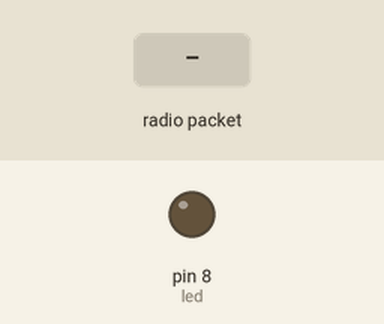
Simulated run of this sketch. Board: Arduino Uno, built with avr-gcc and run on an emulated ATmega328P. Shown: output pins drawn as LEDs (lit = HIGH). Inputs (shaded band) come from the test bench. No radio packets arrive unless stated; what the sketch prints to the serial monitor is not drawn.

Above: at 1.2 s.
1.3 s: radio packet "1" arrives
Timing chart, 0 to 4.3 s (numbered marks = the images above; inputs shaded):
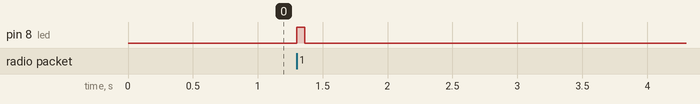

The sketch:

rf95_server.ino
```cpp
// rf95_server.pde
// -*- mode: C++ -*-

#include <SPI.h>
#include <RH_RF95.h>

// Singleton instance of the radio driver
RH_RF95 rf95;
//rxLed
int led = 8;

void setup()
{
  pinMode(led, OUTPUT);
  Serial.begin(9600);
  while (!Serial) ; // Wait for serial port to be available
  if (!rf95.init()){
    Serial.println("init failed");
  }
  rf95.setFrequency(916.000);
  //rf95.setModemConfig(RH_RF95::Bw125Cr48Sf4096); // longest and slowest but might be shit. 1s transmit time
  // 23 seems to be shit, clipping or not TCXO perhaps.
  rf95.setTxPower(20, true);
}

void loop()
{
  if (rf95.available()) {
    // Should be a message for us now
    uint8_t buf[RH_RF95_MAX_MESSAGE_LEN];
    uint8_t len = sizeof(buf);
    if (rf95.recv(buf, &len)) {
      digitalWrite(led, HIGH);
      Serial.print("got request: ");
      Serial.println((char*)buf);

      // Send a reply
      uint8_t data[] = "Sup";
      rf95.send(data, sizeof(data));
      rf95.waitPacketSent();
      Serial.println("Sent a reply");
      digitalWrite(led, LOW);
    }
    else {
      Serial.println("recv failed");
    }
  }
}
```

Measured:
- after the input at 1.3 s, pin 8 (led): LOW → HIGH at once, → LOW 0.06 s later
